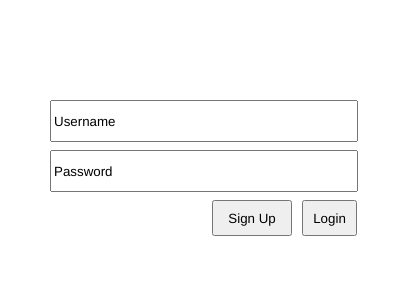
Frame 1 (no input)
Frame 60 (no input): identical to frame 1, image omitted
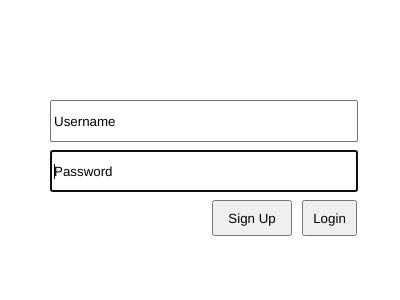
Frame 120 (the mouse pressed at the canvas centre since frame 60)

The p5.js sketch that drew these frames (run headless with seeded random() and noise() and a simulated clock; from frame 60 on, the mouse is pressed at the canvas centre):

// p5.js sketch
// ── sketch.js
/**
 * The User class below has only public attributes and methods. Try adding 
 * a user using the form, then change their log in info from the browser 
 * console.
 */

/** @type {Map<string, User>} */
const allUsers = new Map();
let usernameInput, passwordInput, signupButton, loginButton;

function setup() {
    createCanvas(400, 300);
    setupInputs();
}

function draw() {} // not technically needed


/**
 * Event handler for the sign up button. Attempts to create a new 
 * user with the provided username and password.
 */
function signUp() {
    const username = usernameInput.value();
    const pwd = passwordInput.value();
    if (username.length === 0 || pwd.length === 0) {
        alert("Username / password can't be empty!");
    }
    else if (allUsers.has(username)) {
        alert("User exists! Try a different username.");
    } else {
        const user = new User(username, pwd);
        allUsers.set(username, user);
        alert("Account created! Please login.");
    }
}


/**
 * Event handler for the log in button. Attempts to log in an existing user
 */
function logIn() {
    const username = usernameInput.value();
    const pwd = passwordInput.value();
    if (!allUsers.has(username)) {
        alert("User not found!");
    } else {
        const user = allUsers.get(username);
        if (user.tryLogin(username, pwd)) {
            alert("You are logged in!");
        } else {
            alert("Incorrect password! Try again.");
        }
    }
}


/**
 * Creates the input fields for the form.
 */
function setupInputs() {
    usernameInput = createInput("Username");
    passwordInput = createInput("Password");
    signupButton = createButton("Sign Up");
    loginButton = createButton("Login");
    const main = select("main");
    usernameInput.parent(main);
    passwordInput.parent(main);
    signupButton.parent(main);
    loginButton.parent(main);
    usernameInput.size(300, 36);
    passwordInput.size(300, 36);
    signupButton.size(80, 36);
    loginButton.size(55, 36);
    usernameInput.position(50, 100);
    passwordInput.position(50, 150);
    signupButton.position(212, 200);
    loginButton.position(302, 200);
    signupButton.mouseClicked(signUp);
    loginButton.mouseClicked(logIn);
}


/**
 * Represents a basic user account
 */
class User {
    #username;
    #password;

    /**
     * Creates a new User.
     * @param {string} username 
     * @param {string} password 
     */
    constructor(username, password) {
        this.#username = username;
        this.#password = new Password(password);
    }

    /**
     * Gets the username
     * @returns {string} The username
     */
    getUsername() {
        return this.#username;
    }

    /**
     * Attempts to log in this user with the given password
     * @param {string} username
     * @param {string} password 
     * @returns {boolean} True if the password matches and the user is logged in, false otherwise
     */
    tryLogin(username, password) {
        return username === this.#username && this.#password.isEqualTo(password);
    }


    /**
     * Attempts to change the user's password. If the new password meets minimum requirements,
     * the password will be updated and the method will return true. If the password does not meet 
     * minimum requirements, the user's password will not be changed and the method will return false.
     * @param {string} newPassword 
     * @returns {boolean} True if the password is successfully updated, false if not
     */
    trySetPassword(newPassword) {
        return this.#password.changePassword(newPassword);
    }
}


/**
 * Represents a password. Includes static utility methods for password operations.
 */
class Password {
    static #minLength = 8;
    static #maxLength = 12;
    static #specialCharacters = new Set(["@", "!", "$", "&", "#"]);
    static #numSpecial = 2;

    // The only instance variable
    #password;

    /**
     * Creates a new Password
     * @param {string} pwd The text of the password
     */
    constructor(pwd) {
        // TODO: check validity
        this.#password = pwd;
    }


    /**
     * Attempts to the change the password value
     * @param {string} newPassword The new password
     * @returns {boolean} True if the password is changed, false if not
     */
    changePassword(newPassword) {
        if (Password.meetsRequirements(newPassword)) {
            this.#password = newPassword;
            return true;
        }
        return false;
    }


    /**
     * Checks if this password text is equal to the given value
     * @param {string} value The text to compare
     * @returns {boolean} True if this password matches the value, false otherwise.
     */
    isEqualTo(value) {
        return this.#password === value;
    }

    /**
     * Checks if a string meets the password security requirements
     * @param {string} newPassword A potential password
     * @returns {boolean} True if the password meets the security requirements, false if not.
     * @static
     */
    static meetsRequirements(newPassword) {
        // Check the password meets length requirements, if not, return false
        if (newPassword.length < Password.#minLength || newPassword.length > Password.#maxLength) {
            return false;
        }
        for (const character of newPassword) {
            if (Password.#specialCharacters.has(character)) {
                // Meets requirements
                return true; 
            }
        }
        return false; // Does not meet special character requirements
    }


    /**
     * Generates a random password string that meets security requirement
     * @returns {string} A password string
     * @static
     */
    static generateRandom() {
        let characters = [];
        const specialList = Array.from(Password.#specialCharacters);
        for (let i = 0; i < Password.#numSpecial; i++) {
            const specialIndex = Password.#randomInt(0, specialList.length - 1);
            characters.push(specialList[specialIndex]);
        }
        while (characters.length < Password.#maxLength) {
            const UPPER_A = 65;
            const UPPER_Z = 91;
            const LOWER_A = 97;
            const LOWER_Z = 122;
            let randomCharCode;
            if (characters.length % 2 === 0) {
                randomCharCode = Password.#randomInt(UPPER_A, UPPER_Z);
            } else {
                randomCharCode = Password.#randomInt(LOWER_A, LOWER_Z);
            }
            characters.push(String.fromCharCode(randomCharCode));
        }
        characters = shuffle(characters);
        return characters.join(""); // Convert the array to a string
    }


    /**
     * Helper method
     * @param {number} min The smallest possible value
     * @param {number} max The largest possible value (inclusive)
     * @returns {number}
     * @static
     */
    static #randomInt(min, max) {
        return Math.floor(Math.random() * (max - min) + min);
    }
}
